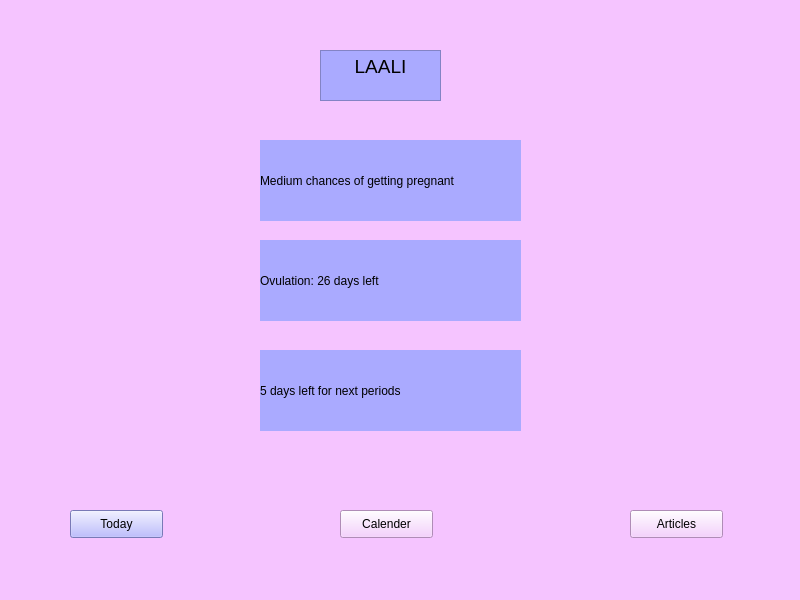
<?xml version="1.0" encoding="UTF-8"?>
<ui version="4.0">
 <class>MainWindow</class>
 <widget class="QMainWindow" name="MainWindow">
  <property name="geometry">
   <rect>
    <x>0</x>
    <y>0</y>
    <width>800</width>
    <height>600</height>
   </rect>
  </property>
  <property name="windowTitle">
   <string>MainWindow</string>
  </property>
  <property name="styleSheet">
   <string notr="true">background-color: rgb(245, 196, 255);</string>
  </property>
  <widget class="QWidget" name="centralwidget">
   <widget class="QPushButton" name="pushButton_2">
    <property name="geometry">
     <rect>
      <x>340</x>
      <y>510</y>
      <width>93</width>
      <height>28</height>
     </rect>
    </property>
    <property name="styleSheet">
     <string notr="true"/>
    </property>
    <property name="text">
     <string>Calender</string>
    </property>
   </widget>
   <widget class="QPushButton" name="pushButton_3">
    <property name="geometry">
     <rect>
      <x>630</x>
      <y>510</y>
      <width>93</width>
      <height>28</height>
     </rect>
    </property>
    <property name="text">
     <string>Articles</string>
    </property>
   </widget>
   <widget class="QPushButton" name="pushButton_4">
    <property name="geometry">
     <rect>
      <x>70</x>
      <y>510</y>
      <width>93</width>
      <height>28</height>
     </rect>
    </property>
    <property name="styleSheet">
     <string notr="true">background-color: rgb(170, 170, 255);</string>
    </property>
    <property name="text">
     <string>Today</string>
    </property>
   </widget>
   <widget class="QTextEdit" name="textEdit">
    <property name="geometry">
     <rect>
      <x>320</x>
      <y>50</y>
      <width>121</width>
      <height>51</height>
     </rect>
    </property>
    <property name="styleSheet">
     <string notr="true">background-color: rgb(170, 170, 255);</string>
    </property>
    <property name="html">
     <string>&lt;!DOCTYPE HTML PUBLIC &quot;-//W3C//DTD HTML 4.0//EN&quot; &quot;http://www.w3.org/TR/REC-html40/strict.dtd&quot;&gt;
&lt;html&gt;&lt;head&gt;&lt;meta name=&quot;qrichtext&quot; content=&quot;1&quot; /&gt;&lt;style type=&quot;text/css&quot;&gt;
p, li { white-space: pre-wrap; }
&lt;/style&gt;&lt;/head&gt;&lt;body style=&quot; font-family:'MS Shell Dlg 2'; font-size:7.8pt; font-weight:400; font-style:normal;&quot;&gt;
&lt;p align=&quot;center&quot; style=&quot; margin-top:0px; margin-bottom:0px; margin-left:0px; margin-right:0px; -qt-block-indent:0; text-indent:0px;&quot;&gt;&lt;span style=&quot; font-size:14pt;&quot;&gt;LAALI&lt;/span&gt;&lt;/p&gt;&lt;/body&gt;&lt;/html&gt;</string>
    </property>
   </widget>
   <widget class="QLabel" name="label_3">
    <property name="geometry">
     <rect>
      <x>260</x>
      <y>240</y>
      <width>261</width>
      <height>81</height>
     </rect>
    </property>
    <property name="styleSheet">
     <string notr="true">background-color: rgb(170, 170, 255);</string>
    </property>
    <property name="text">
     <string>Ovulation: 26 days left</string>
    </property>
   </widget>
   <widget class="QLabel" name="label_4">
    <property name="geometry">
     <rect>
      <x>260</x>
      <y>140</y>
      <width>261</width>
      <height>81</height>
     </rect>
    </property>
    <property name="styleSheet">
     <string notr="true">background-color: rgb(170, 170, 255);</string>
    </property>
    <property name="text">
     <string>Medium chances of getting pregnant</string>
    </property>
   </widget>
   <widget class="QLabel" name="label_5">
    <property name="geometry">
     <rect>
      <x>260</x>
      <y>350</y>
      <width>261</width>
      <height>81</height>
     </rect>
    </property>
    <property name="styleSheet">
     <string notr="true">background-color: rgb(170, 170, 255);</string>
    </property>
    <property name="text">
     <string>5 days left for next periods</string>
    </property>
   </widget>
  </widget>
  <widget class="QMenuBar" name="menubar">
   <property name="geometry">
    <rect>
     <x>0</x>
     <y>0</y>
     <width>800</width>
     <height>26</height>
    </rect>
   </property>
  </widget>
  <widget class="QStatusBar" name="statusbar"/>
 </widget>
 <resources/>
 <connections/>
</ui>
